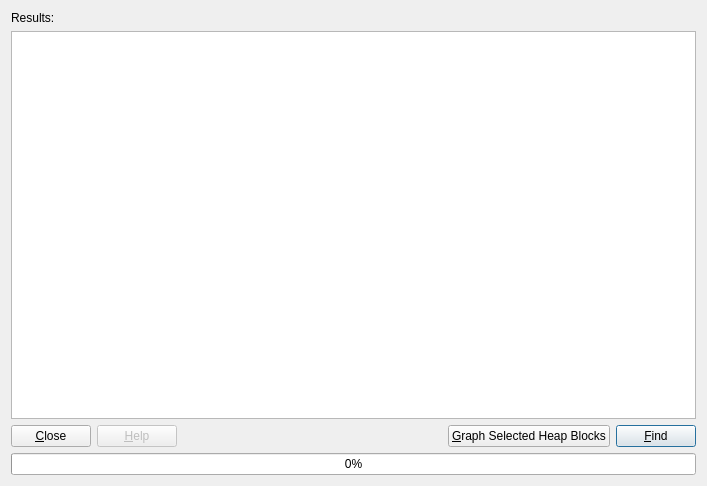
<?xml version="1.0" encoding="UTF-8"?>
<ui version="4.0">
 <author>Evan Teran</author>
 <class>DialogHeap</class>
 <widget class="QDialog" name="DialogHeap">
  <property name="geometry">
   <rect>
    <x>0</x>
    <y>0</y>
    <width>707</width>
    <height>486</height>
   </rect>
  </property>
  <property name="windowTitle">
   <string>Heap Analyzer</string>
  </property>
  <layout class="QVBoxLayout">
   <item>
    <widget class="QLabel" name="label_2">
     <property name="text">
      <string>Results:</string>
     </property>
    </widget>
   </item>
   <item>
    <widget class="QTableView" name="tableView">
     <property name="font">
      <font>
       <family>Monospace</family>
      </font>
     </property>
     <property name="editTriggers">
      <set>QAbstractItemView::NoEditTriggers</set>
     </property>
     <property name="alternatingRowColors">
      <bool>true</bool>
     </property>
     <property name="selectionMode">
      <enum>QAbstractItemView::ContiguousSelection</enum>
     </property>
     <property name="selectionBehavior">
      <enum>QAbstractItemView::SelectRows</enum>
     </property>
     <property name="sortingEnabled">
      <bool>true</bool>
     </property>
     <attribute name="horizontalHeaderStretchLastSection">
      <bool>true</bool>
     </attribute>
    </widget>
   </item>
   <item>
    <layout class="QHBoxLayout">
     <item>
      <widget class="QPushButton" name="btnClose">
       <property name="text">
        <string>&amp;Close</string>
       </property>
      </widget>
     </item>
     <item>
      <widget class="QPushButton" name="btnHelp">
       <property name="enabled">
        <bool>false</bool>
       </property>
       <property name="text">
        <string>&amp;Help</string>
       </property>
      </widget>
     </item>
     <item>
      <spacer>
       <property name="orientation">
        <enum>Qt::Horizontal</enum>
       </property>
       <property name="sizeHint" stdset="0">
        <size>
         <width>40</width>
         <height>20</height>
        </size>
       </property>
      </spacer>
     </item>
     <item>
      <widget class="QPushButton" name="btnGraph">
       <property name="text">
        <string>&amp;Graph Selected Heap Blocks</string>
       </property>
      </widget>
     </item>
     <item>
      <widget class="QPushButton" name="btnFind">
       <property name="text">
        <string>&amp;Find</string>
       </property>
       <property name="default">
        <bool>true</bool>
       </property>
      </widget>
     </item>
    </layout>
   </item>
   <item>
    <widget class="QProgressBar" name="progressBar">
     <property name="value">
      <number>0</number>
     </property>
     <property name="orientation">
      <enum>Qt::Horizontal</enum>
     </property>
    </widget>
   </item>
  </layout>
 </widget>
 <tabstops>
  <tabstop>tableView</tabstop>
  <tabstop>btnClose</tabstop>
  <tabstop>btnHelp</tabstop>
  <tabstop>btnGraph</tabstop>
  <tabstop>btnFind</tabstop>
 </tabstops>
 <resources/>
 <connections>
  <connection>
   <sender>btnClose</sender>
   <signal>clicked()</signal>
   <receiver>DialogHeap</receiver>
   <slot>reject()</slot>
   <hints>
    <hint type="sourcelabel">
     <x>70</x>
     <y>452</y>
    </hint>
    <hint type="destinationlabel">
     <x>265</x>
     <y>468</y>
    </hint>
   </hints>
  </connection>
 </connections>
</ui>
